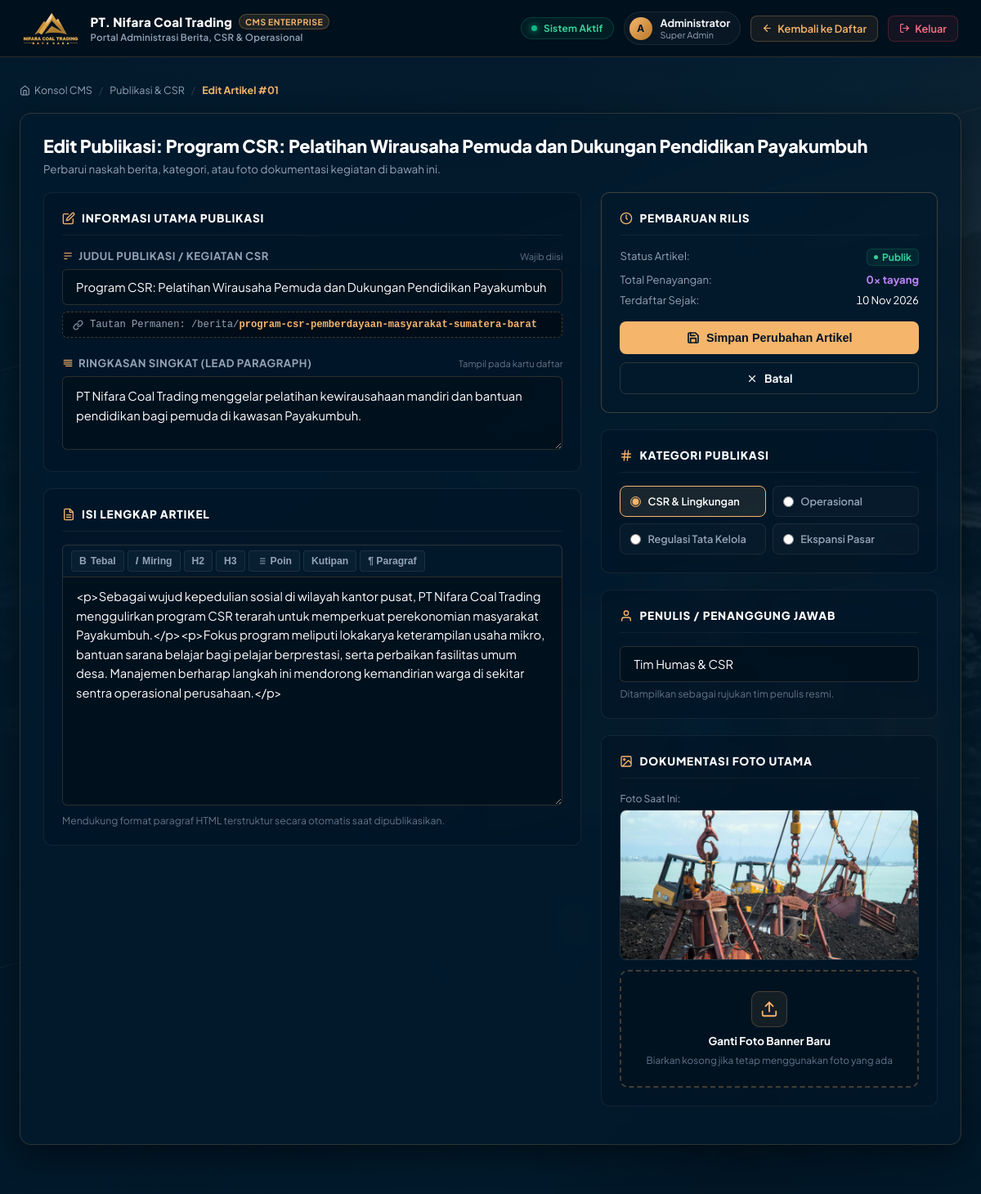
/website_php/admin/artikel-edit.php?id=1 (signed in), run on the app's committed database.
### tables this page shows
CREATE TABLE IF NOT EXISTS `articles` (
  `id` int(11) NOT NULL AUTO_INCREMENT,
  `title` varchar(255) NOT NULL,
  `slug` varchar(255) NOT NULL,
  `category` varchar(100) NOT NULL DEFAULT 'Berita',
  `excerpt` text NOT NULL,
  `content` longtext NOT NULL,
  `image` varchar(255) DEFAULT NULL,
  `author` varchar(100) DEFAULT 'PT. Nifara Coal Trading',
  `status` enum('published','draft') NOT NULL DEFAULT 'published',
  `views` int(11) NOT NULL DEFAULT 0,
  `created_at` datetime NOT NULL DEFAULT CURRENT_TIMESTAMP,
  `updated_at` datetime NOT NULL DEFAULT CURRENT_TIMESTAMP ON UPDATE CURRENT_TIMESTAMP,
  PRIMARY KEY (`id`),
  UNIQUE KEY `slug_unique` (`slug`),
  KEY `idx_category` (`category`),
  KEY `idx_status_created` (`status`,`created_at`)
);

### website_php/admin/artikel-edit.php (the view, shortened to what this page needs)
<?php
$db = getDB();
$id = isset($_GET['id']) ? (int)$_GET['id'] : 0;
$stmt = $db->prepare("SELECT * FROM articles WHERE id = ? LIMIT 1");
$stmt->execute([$id]);
$article = $stmt->fetch();
?>
<!DOCTYPE html>
<html lang="id">
<head>
  <link rel="stylesheet" href="../assets/css/admin.css">
</head>
<body class="admin-body">
<div class="dashboard-hero-bg" aria-hidden="true">
  <img src="../img/hero.jpg" alt="" class="dashboard-hero-img" fetchpriority="high">
  <div class="dashboard-hero-scrim"></div>
  <div class="dashboard-geo-stripes">
    <span class="geo-stripe s1"></span>
    <span class="geo-stripe s2"></span>
  </div>
</div>
<header class="admin-header">
  <a href="dashboard.php" class="admin-brand">
    <img src="../assets/images/logo.png" alt="PT. Nifara Coal Trading Logo">
    <div class="admin-brand-meta">
      <span class="admin-brand-title">
        PT. Nifara Coal Trading
        <span class="brand-badge">CMS Enterprise</span>
      </span>
      <span class="admin-brand-sub">Portal Administrasi Berita, CSR &amp; Operasional</span>
    </div>
  </a>
  <div class="admin-user-menu">
    <div class="sys-health-pill" title="Koneksi server dan basis data aktif normal">
      <span class="health-pulse-dot"></span>
      <span class="health-val">Sistem Aktif</span>
    </div>
    <div class="user-chip">
      <div class="user-avatar"><?= strtoupper(substr($_SESSION['admin_name'] ?? 'A', 0, 1)) ?></div>
      <div class="user-info">
        <span class="user-name"><?= htmlspecialchars($_SESSION['admin_name'] ?? 'Administrator') ?></span>
        <span class="user-role">Super Admin</span>
      </div>
    </div>
    <a href="dashboard.php" class="nav-action-btn nav-preview-btn">
      <svg width="13" height="13" viewBox="0 0 24 24" fill="none" stroke="currentColor" stroke-width="2.2" stroke-linecap="round" stroke-linejoin="round">
        <line x1="19" y1="12" x2="5" y2="12"></line><polyline points="12 19 5 12 12 5"></polyline>
      </svg>
      <span>Kembali ke Daftar</span>
    </a>
    <a href="logout.php" class="nav-action-btn nav-logout-btn">
      <svg width="13" height="13" viewBox="0 0 24 24" fill="none" stroke="currentColor" stroke-width="2.2" stroke-linecap="round" stroke-linejoin="round">
        <path d="M9 21H5a2 2 0 0 1-2-2V5a2 2 0 0 1 2-2h4"></path>
        <polyline points="16 17 21 12 16 7"></polyline>
        <line x1="21" y1="12" x2="9" y2="12"></line>
      </svg>
      <span>Keluar</span>
    </a>
  </div>
</header>
<main id="main" class="admin-container" tabindex="-1">
  <div class="admin-breadcrumb">
    <a href="dashboard.php">
      <svg width="13" height="13" viewBox="0 0 24 24" fill="none" stroke="currentColor" stroke-width="2" stroke-linecap="round" stroke-linejoin="round"><path d="M3 9l9-7 9 7v11a2 2 0 0 1-2 2H5a2 2 0 0 1-2-2z"></path><polyline points="9 22 9 12 15 12 15 22"></polyline></svg>
      Konsol CMS
    </a>
    <span class="sep">/</span>
    <a href="dashboard.php">Publikasi &amp; CSR</a>
    <span class="sep">/</span>
    <span class="current">Edit Artikel #<?= sprintf('%02d', $id) ?></span>
  </div>
  <div class="admin-card">
    <div class="admin-title-row" style="margin-bottom: 20px;">
      <div class="admin-card-header-left">
        <h1>Edit Publikasi: <?= htmlspecialchars($article['title']) ?></h1>
        <p>Perbarui naskah berita, kategori, atau foto dokumentasi kegiatan di bawah ini.</p>
      </div>
    </div>
    <form method="POST" action="artikel-edit.php?id=<?= $id ?>" enctype="multipart/form-data">
      <div class="form-layout-grid">
        <div class="form-left-col">
          <div class="form-panel">
            <h3 class="form-panel-title">
              <svg width="16" height="16" viewBox="0 0 24 24" fill="none" stroke="currentColor" stroke-width="2" stroke-linecap="round" stroke-linejoin="round"><path d="M11 4H4a2 2 0 0 0-2 2v14a2 2 0 0 0 2 2h14a2 2 0 0 0 2-2v-7"></path><path d="M18.5 2.5a2.121 2.121 0 0 1 3 3L12 15l-4 1 1-4 9.5-9.5z"></path></svg>
              Informasi Utama Publikasi
            </h3>
            <div class="form-group">
              <div class="form-label-with-icon">
                <span class="form-label-title">
                  <svg width="14" height="14" viewBox="0 0 24 24" fill="none" stroke="currentColor" stroke-width="2"><path d="M4 6h16M4 12h16M4 18h7"></path></svg>
                  Judul Publikasi / Kegiatan CSR
                </span>
                <span class="form-label-badge">Wajib diisi</span>
              </div>
              <input type="text" id="title" name="title" class="form-control" value="<?= htmlspecialchars($article['title']) ?>" required>
              <div class="slug-preview-bar">
                <svg width="13" height="13" viewBox="0 0 24 24" fill="none" stroke="currentColor" stroke-width="2" stroke-linecap="round" stroke-linejoin="round"><path d="M10 13a5 5 0 0 0 7.54.54l3-3a5 5 0 0 0-7.07-7.07l-1.72 1.71"></path><path d="M14 11a5 5 0 0 0-7.54-.54l-3 3a5 5 0 0 0 7.07 7.07l1.71-1.71"></path></svg>
                <span>Tautan Permanen: /berita/<span class="slug-highlight"><?= htmlspecialchars($article['slug']) ?></span></span>
              </div>
            </div>
            <div class="form-group" style="margin-bottom: 0;">
              <div class="form-label-with-icon">
                <span class="form-label-title">
                  <svg width="14" height="14" viewBox="0 0 24 24" fill="none" stroke="currentColor" stroke-width="2"><line x1="21" y1="10" x2="3" y2="10"></line><line x1="21" y1="6" x2="3" y2="6"></line><line x1="21" y1="14" x2="3" y2="14"></line><line x1="21" y1="18" x2="7" y2="18"></line></svg>
                  Ringkasan Singkat (Lead Paragraph)
                </span>
                <span class="form-label-badge">Tampil pada kartu daftar</span>
              </div>
              <textarea id="excerpt" name="excerpt" class="form-control" style="min-height: 90px;" required><?= htmlspecialchars($article['excerpt']) ?></textarea>
            </div>
          </div>
          <div class="form-panel">
            <h3 class="form-panel-title">
              Isi Lengkap Artikel
            </h3>
            <div class="editor-toolbar">
              <button type="button" class="editor-btn" onclick="formatText('bold')" title="Teks Tebal">
                <strong>B</strong> Tebal
              </button>
              <button type="button" class="editor-btn" onclick="formatText('italic')" title="Teks Miring">
                <em>I</em> Miring
              </button>
              <button type="button" class="editor-btn" onclick="formatText('h2')" title="Sub-Judul H2">
                H2
              </button>
              <button type="button" class="editor-btn" onclick="formatText('h3')" title="Sub-Judul H3">
                H3
              </button>
              <button type="button" class="editor-btn" onclick="formatText('ul')" title="Daftar Poin">
                Poin
              </button>
              <button type="button" class="editor-btn" onclick="formatText('quote')" title="Kutipan">
                Kutipan
              </button>
              <button type="button" class="editor-btn" onclick="formatText('p')" title="Paragraf Baru">
                &para; Paragraf
              </button>
            </div>
            <textarea id="content" name="content" class="form-control editor-textarea" style="min-height: 280px;" required><?= htmlspecialchars($article['content']) ?></textarea>
            <div class="form-hint">Mendukung format paragraf HTML terstruktur secara otomatis saat dipublikasikan.</div>
          </div>
        </div>
        <div class="form-right-col">
          <div class="form-panel" style="background: rgba(2, 26, 45, 0.7); border-color: rgba(245, 181, 107, 0.25);">
            <h3 class="form-panel-title">
              <svg width="16" height="16" viewBox="0 0 24 24" fill="none" stroke="currentColor" stroke-width="2" stroke-linecap="round" stroke-linejoin="round"><circle cx="12" cy="12" r="10"></circle><polyline points="12 6 12 12 14 14"></polyline></svg>
              Pembaruan Rilis
            </h3>
            <div style="margin-bottom: 18px; font-size: 0.82rem; color: var(--admin-dim);">
              <div style="display: flex; justify-content: space-between; margin-bottom: 8px;">
                <span>Status Artikel:</span>
                <span class="status-pill"><span class="status-pill-dot"></span> Publik</span>
              </div>
              <div style="display: flex; justify-content: space-between; margin-bottom: 8px;">
                <span>Total Penayangan:</span>
                <strong style="color: #c084fc;"><?= number_format($article['views'] ?? 0) ?>x tayang</strong>
              </div>
              <div style="display: flex; justify-content: space-between;">
                <span>Terdaftar Sejak:</span>
                <span style="color: #fff; font-variant-numeric: tabular-nums;"><?= date('d M Y', strtotime($article['created_at'])) ?></span>
              </div>
            </div>
            <button type="submit" class="btn-admin btn-admin-gold" style="width: 100%; justify-content: center; padding: 12px 18px; font-size: 0.9rem;">
              Simpan Perubahan Artikel
            </button>
            <a href="dashboard.php" class="btn-admin btn-admin-outline" style="width: 100%; justify-content: center; margin-top: 10px; padding: 10px 16px;">
              <svg width="14" height="14" viewBox="0 0 24 24" fill="none" stroke="currentColor" stroke-width="2" stroke-linecap="round" stroke-linejoin="round"><line x1="18" y1="6" x2="6" y2="18"></line><line x1="6" y1="6" x2="18" y2="18"></line></svg>
              Batal
            </a>
          </div>
          <div class="form-panel">
            <h3 class="form-panel-title">
              <svg width="16" height="16" viewBox="0 0 24 24" fill="none" stroke="currentColor" stroke-width="2" stroke-linecap="round" stroke-linejoin="round"><path d="M4 9h16M4 15h16M10 3L8 21M16 3l-2 18"></path></svg>
              Kategori Publikasi
            </h3>
            <div class="category-pill-group">
              <label class="category-radio-label <?= $article['category'] === 'CSR' ? 'active' : '' ?>">
                <input type="radio" name="category" value="CSR" <?= $article['category'] === 'CSR' ? 'checked' : '' ?> onchange="updateCategoryActive(this)">
                <span>CSR &amp; Lingkungan</span>
              </label>
              <label class="category-radio-label <?= $article['category'] === 'Operasional' ? 'active' : '' ?>">
                <input type="radio" name="category" value="Operasional" <?= $article['category'] === 'Operasional' ? 'checked' : '' ?> onchange="updateCategoryActive(this)">
                <span>Operasional</span>
              </label>
              <label class="category-radio-label <?= $article['category'] === 'Regulasi & Kepatuhan' ? 'active' : '' ?>">
                <input type="radio" name="category" value="Regulasi &amp; Kepatuhan" <?= $article['category'] === 'Regulasi & Kepatuhan' ? 'checked' : '' ?> onchange="updateCategoryActive(this)">
                <span>Regulasi Tata Kelola</span>
              </label>
              <label class="category-radio-label <?= $article['category'] === 'Ekspansi Pasar' ? 'active' : '' ?>">
                <input type="radio" name="category" value="Ekspansi Pasar" <?= $article['category'] === 'Ekspansi Pasar' ? 'checked' : '' ?> onchange="updateCategoryActive(this)">
                <span>Ekspansi Pasar</span>
              </label>
            </div>
          </div>
          <div class="form-panel">
            <h3 class="form-panel-title">
              <svg width="16" height="16" viewBox="0 0 24 24" fill="none" stroke="currentColor" stroke-width="2" stroke-linecap="round" stroke-linejoin="round"><path d="M20 21v-2a4 4 0 0 0-4-4H8a4 4 0 0 0-4 4v2"></path><circle cx="12" cy="7" r="4"></circle></svg>
              Penulis / Penanggung Jawab
            </h3>
            <div class="form-group" style="margin-bottom: 0;">
              <input type="text" id="author" name="author" class="form-control" value="<?= htmlspecialchars($article['author']) ?>" required>
              <div class="form-hint">Ditampilkan sebagai rujukan tim penulis resmi.</div>
            </div>
          </div>
          <div class="form-panel">
            <h3 class="form-panel-title">
              <svg width="16" height="16" viewBox="0 0 24 24" fill="none" stroke="currentColor" stroke-width="2" stroke-linecap="round" stroke-linejoin="round"><rect x="3" y="3" width="18" height="18" rx="2" ry="2"></rect><circle cx="8.5" cy="8.5" r="1.5"></circle><polyline points="21 15 16 10 5 21"></polyline></svg>
              Dokumentasi Foto Utama
            </h3>
            <?php if (!empty($article['image'])): ?>
              <div style="margin-bottom: 12px; font-size: 0.76rem; color: var(--admin-dim);">
                <span>Foto Saat Ini:</span>
                <div class="image-preview-box" style="margin-top: 6px;">
                  <img src="../<?= htmlspecialchars($article['image']) ?>" alt="Foto Berita">
                </div>
              </div>
            <?php endif; ?>
            <div class="upload-dropzone" id="dropzone-area">
              <div class="dropzone-content">
                <div class="dropzone-icon">
                  <svg width="22" height="22" viewBox="0 0 24 24" fill="none" stroke="currentColor" stroke-width="2" stroke-linecap="round" stroke-linejoin="round"><path d="M21 15v4a2 2 0 0 1-2 2H5a2 2 0 0 1-2-2v-4"></path><polyline points="17 8 12 3 7 8"></polyline><line x1="12" y1="3" x2="12" y2="15"></line></svg>
                </div>
                <p class="dropzone-text" id="dropzone-filename">Ganti Foto Banner Baru</p>
                <p class="dropzone-sub">Biarkan kosong jika tetap menggunakan foto yang ada</p>
              </div>
            </div>
          </div>
        </div>
      </div>
    </form>
  </div>
</main>
</body>
</html>

### data on the page
articles: title "Program CSR: Pelatihan Wirausaha Pemuda dan Dukungan Pendidikan Payakumbuh", slug "program-csr-pemberdayaan-masyarakat-sumatera-barat", excerpt "PT Nifara Coal Trading menggelar pelatihan kewirausahaan mandiri dan bantuan pendidikan bagi pemuda di kawasan Payakumbuh.", content "<p>Sebagai wujud kepedulian sosial di wilayah kantor pusat, PT Nifara Coal Trading menggulirkan program CSR terarah untuk memperkuat perekonomian masyarakat Payakumbuh.</p><p>Fokus program meliputi lokakarya keterampilan usaha mikro, bantuan sarana belajar bagi pelajar berprestasi, serta perbaikan fasilitas umum desa. Manajemen berharap langkah ini mendorong kemandirian warga di sekitar sentra operasional perusahaan.</p>", views "0", created_at "10 Nov 2026", category "☑ CSR & Lingkungan", category "☐ Operasional", category "☐ Regulasi Tata Kelola", category "☐ Ekspansi Pasar", author "Tim Humas & CSR", image (picture)

### other printed values
substr($_SESSION['admin_name'] ?? 'A', 0, 1) "A"
$_SESSION['admin_name'] "Administrator"
$id "01"
